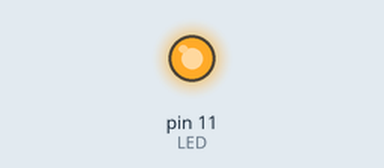
Recording of a sketch running on a simulated Arduino Uno, built with avr-gcc and run on an emulated ATmega328P. Parts: output pins drawn as LEDs (lit = HIGH).

Above: at 0.05 s.
At 0.35 s:
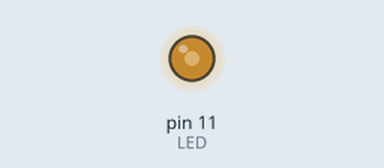
At 0.65 s:
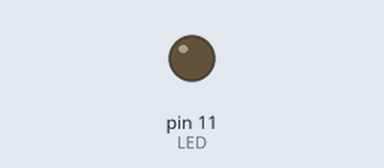
At 1.2 s:
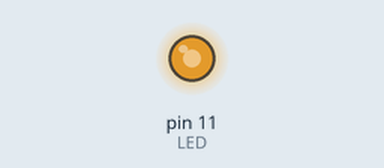
Timing chart, 0 to 3.1 s (numbered marks = the images above):
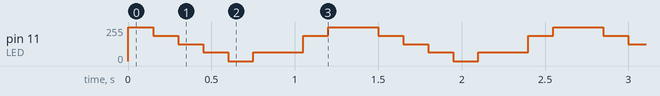

Measured:
- by itself, pin 11 (LED): repeats every 1.4 s: 191/255 0.15 s, 127/255 0.15 s, 64/255 0.15 s, 0/255 0.15 s, 64/255 0.30 s, 191/255 0.15 s, 255/255 0.30 s

The sketch:

analog_output.ino
```cpp
/*
~PWM OUTPUT
- uses analogWrite(pin, value) to dim an LED
- value must be between 0-255 (8-bit value)
- connect LED circuit to pin 11 on Arduino
*/
#include <Arduino.h>

const int LED = 11;
int delayTime = 150;

void setup()
{
  pinMode(LED, OUTPUT);
}

void loop()
{
  analogWrite(LED, 255);    //send PWM value of 255 to LED pin
  delay(delayTime);         //wait..
  analogWrite(LED, 191);    //send PWM value of 255 to LED pin
  delay(delayTime);         //wait..
  analogWrite(LED, 127);    //send PWM value of 255 to LED pin
  delay(delayTime);         //wait..
  analogWrite(LED, 64);     //send PWM value of 255 to LED pin
  delay(delayTime);         //wait..
  analogWrite(LED, 0);      //send PWM value of 255 to LED pin
  delay(delayTime);         //wait..
    analogWrite(LED, 64);     //send PWM value of 255 to LED pin
  delay(delayTime);         //wait..
    delay(delayTime);         //wait..
  analogWrite(LED, 127);    //send PWM value of 255 to LED pin
    analogWrite(LED, 191);    //send PWM value of 255 to LED pin
  delay(delayTime);         //wait..
    analogWrite(LED, 255);    //send PWM value of 255 to LED pin
  delay(delayTime);
}
```
